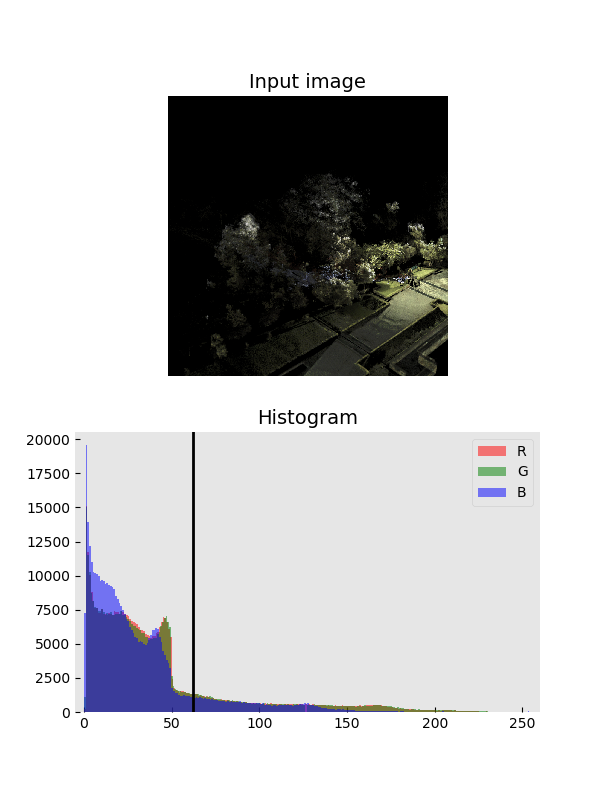
#> input picture src/Otsu_Method/borobudur.png, 600 x 800 px
$ python changing_contrast_brightness_image.py --input ../Otsu_Method/borobudur.png
#> lines starting #> are read from the running program, lines starting #| are printed output that depends on the picture
from __future__ import print_function
from __future__ import division
import cv2 as cv
import numpy as np
import argparse

alpha = 1.0
alpha_max = 500
beta = 0
beta_max = 200
gamma = 1.0
gamma_max = 200

def basicLinearTransform():
    res = cv.convertScaleAbs(img_original, alpha=alpha, beta=beta)
    img_corrected = cv.hconcat([img_original, res])
    cv.imshow("Brightness and contrast adjustments", img_corrected)

def gammaCorrection():
    ## [changing-contrast-brightness-gamma-correction]
    lookUpTable = np.empty((1,256), np.uint8)
    for i in range(256):
        lookUpTable[0,i] = np.clip(pow(i / 255.0, gamma) * 255.0, 0, 255)

    res = cv.LUT(img_original, lookUpTable)
    ## [changing-contrast-brightness-gamma-correction]

    img_gamma_corrected = cv.hconcat([img_original, res])
    cv.imshow("Gamma correction", img_gamma_corrected)

def on_linear_transform_alpha_trackbar(val):
    global alpha
    alpha = val / 100
    basicLinearTransform()

def on_linear_transform_beta_trackbar(val):
    global beta
    beta = val - 100
    basicLinearTransform()

def on_gamma_correction_trackbar(val):
    global gamma
    gamma = val / 100
    gammaCorrection()

parser = argparse.ArgumentParser(description='Code for Changing the contrast and brightness of an image! tutorial.')
parser.add_argument('--input', help='Path to input image.', default='lena.jpg')
args = parser.parse_args()

img_original = cv.imread(cv.samples.findFile(args.input))
#> img_original is the input picture: shape (800, 600, 3); mean B, G, R 205, 203.7, 203.7
if img_original is None:
    print('Could not open or find the image: ', args.input)
    exit(0)

img_corrected = np.empty((img_original.shape[0], img_original.shape[1]*2, img_original.shape[2]), img_original.dtype)
img_gamma_corrected = np.empty((img_original.shape[0], img_original.shape[1]*2, img_original.shape[2]), img_original.dtype)

img_corrected = cv.hconcat([img_original, img_original])
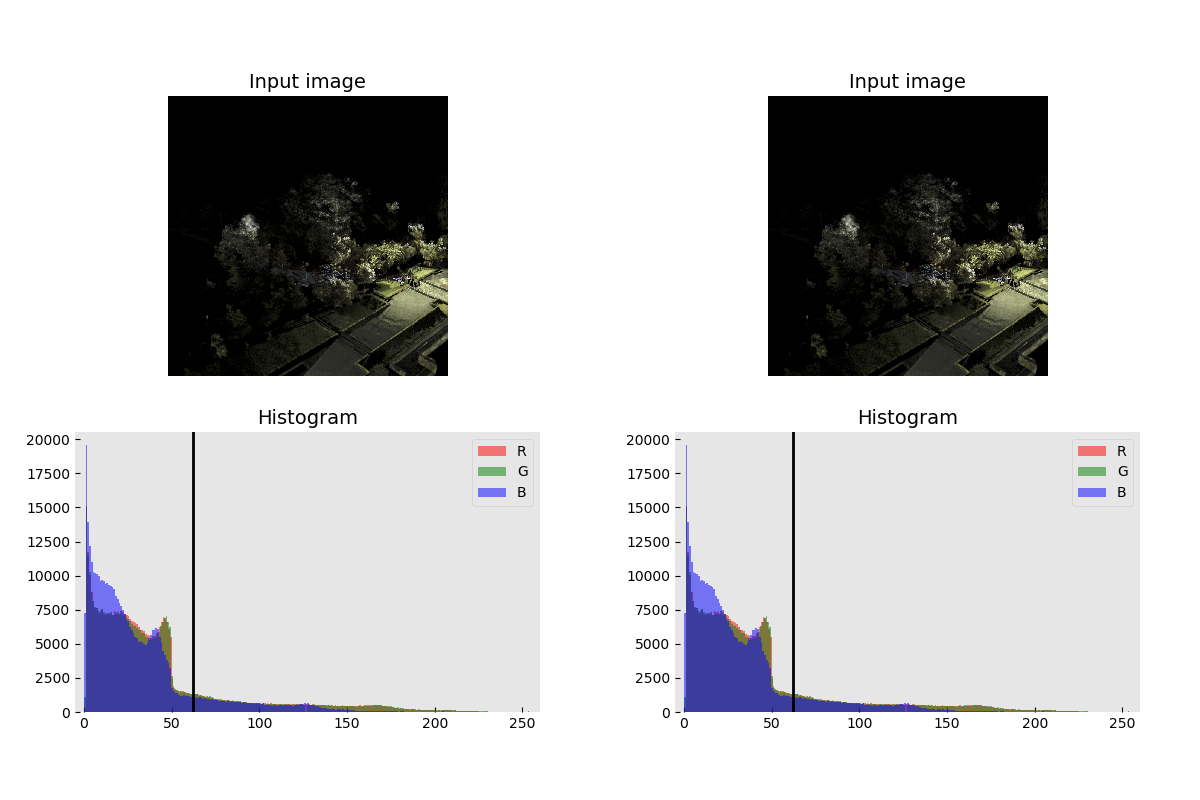
#> img_corrected: shape (800, 1200, 3); mean B, G, R 205, 203.7, 203.7
img_gamma_corrected = cv.hconcat([img_original, img_original])

cv.namedWindow('Brightness and contrast adjustments')
cv.namedWindow('Gamma correction')

alpha_init = int(alpha *100)
cv.createTrackbar('Alpha gain (contrast)', 'Brightness and contrast adjustments', alpha_init, alpha_max, on_linear_transform_alpha_trackbar)
beta_init = beta + 100
cv.createTrackbar('Beta bias (brightness)', 'Brightness and contrast adjustments', beta_init, beta_max, on_linear_transform_beta_trackbar)
gamma_init = int(gamma * 100)
cv.createTrackbar('Gamma correction', 'Gamma correction', gamma_init, gamma_max, on_gamma_correction_trackbar)

on_linear_transform_alpha_trackbar(alpha_init)
on_gamma_correction_trackbar(gamma_init)

cv.waitKey()
